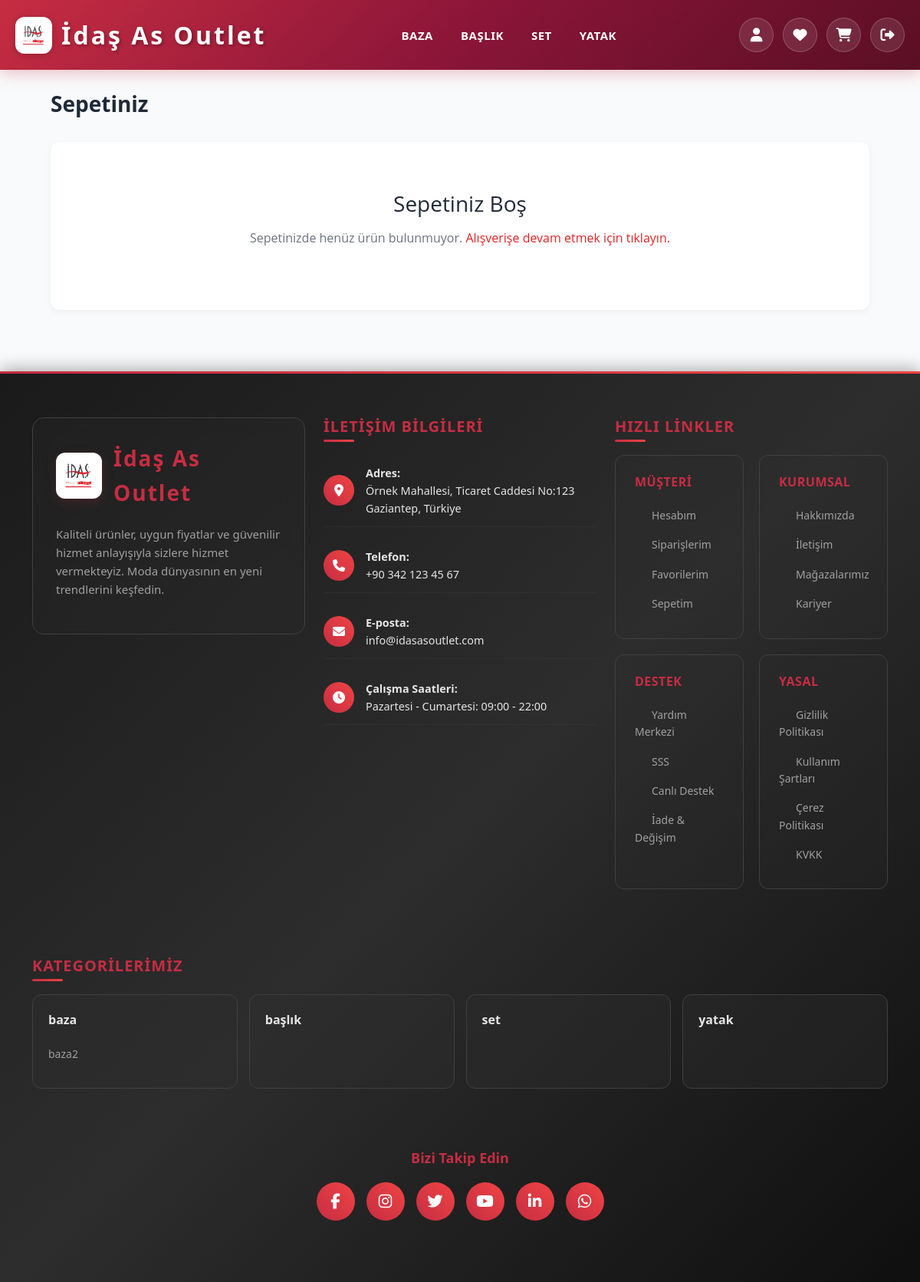
Page /cart/ (signed in) on the earlier database version.
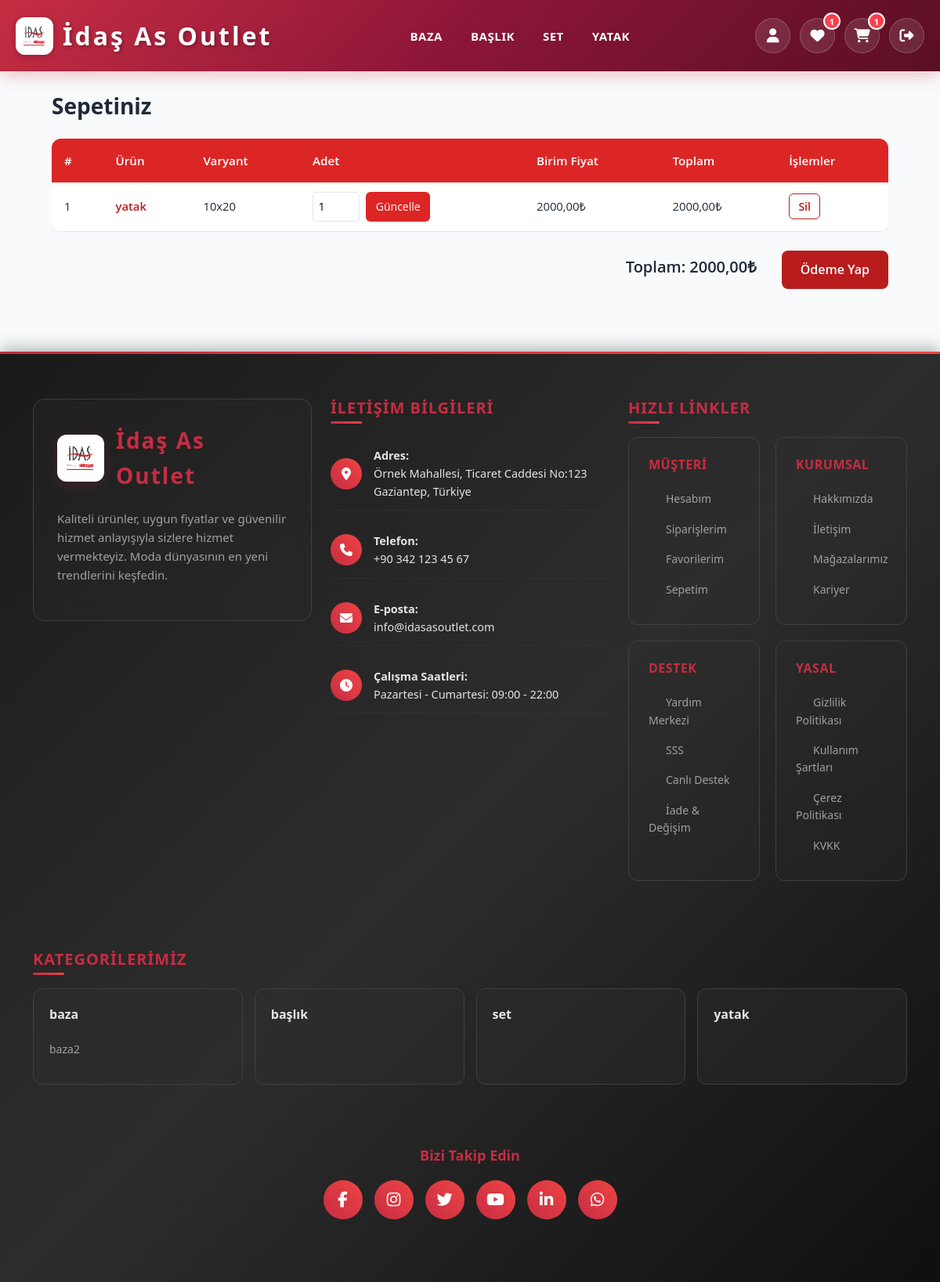
Same page on the later database version.
### catalog/models.py (models this page shows, shortened)
class Category(models.Model):
    name        = models.CharField(max_length=100, verbose_name="Kategori Adı")
    slug        = models.SlugField(max_length=120, unique=True, verbose_name="Slug")
    parent      = models.ForeignKey(
        'self',
        related_name='children',
        on_delete=models.CASCADE,
        null=True,
        blank=True
    )
    is_active   = models.BooleanField(default=True)
    class Meta:
        verbose_name = "Kategori"
        verbose_name_plural = "Kategoriler"
        ordering = ['name']
    def get_absolute_url(self):
        return reverse('category_detail', args=[self.slug])

class Product(models.Model):
    name            = models.CharField(max_length=200, verbose_name="Ürün Adı")
    slug            = models.SlugField(max_length=220, unique=True, verbose_name="Slug")
    description     = models.TextField(verbose_name="Ürün Açıklaması")
    category        = models.ForeignKey(Category, related_name='products', on_delete=models.CASCADE)
    created_at      = models.DateTimeField(auto_now_add=True)
    updated_at      = models.DateTimeField(auto_now=True)
    is_active       = models.BooleanField(default=True)
    class Meta:
        verbose_name = "Ürün"
        verbose_name_plural = "Ürünler"
        ordering = ['-created_at']
    def get_absolute_url(self):
        return reverse('product_detail', args=[self.slug])

class ProductVariant(models.Model):
    product         = models.ForeignKey(Product, related_name='variants', on_delete=models.CASCADE)
    variant_name    = models.CharField(max_length=50, verbose_name="Varyant (Örn: Küçük, Orta, Büyük)")
    price           = models.DecimalField(max_digits=10, decimal_places=2, verbose_name="Fiyat")
    class Meta:
        verbose_name = "Ürün Varyantı"
        verbose_name_plural = "Ürün Varyantları"
        ordering = ['variant_name']

### cart/models.py (models this page shows, shortened)
class CartItem(models.Model):
    cart            = models.ForeignKey(Cart, related_name='items', on_delete=models.CASCADE)
    product         = models.ForeignKey(Product, on_delete=models.CASCADE)
    variant         = models.ForeignKey(ProductVariant, on_delete=models.CASCADE)
    quantity        = models.PositiveIntegerField(default=1)
    added_at        = models.DateTimeField(auto_now_add=True)
    class Meta:
        verbose_name = "Sepet Ürün Kalemi"
        verbose_name_plural = "Sepet Ürün Kalemleri"
    def get_item_price(self):
        return self.variant.price * self.quantity

### cart/views.py (the view)
# urls.py: path('', views.CartView.as_view(), name='view_cart'),
class CartView(LoginRequiredMixin, View):
    def get(self, request):
        cart, created = Cart.objects.get_or_create(user=request.user)
        items = cart.items.select_related('product', 'variant').all()
        total_price = cart.get_total_price()
        return render(request, 'cart/cart.html', {'cart': cart, 'items': items, 'total_price': total_price})

### cart/templates/cart/cart.html (shortened to what this page needs)
{% extends 'base.html' %}
{% load humanize %}
{% block content %}
<div class="cart-container">
  <h2>Sepetiniz</h2>
  {% if items %}
    <div class="table-responsive">
      <table class="cart-table">
        <thead>
          <tr>
            <th>#</th>
            <th>Ürün</th>
            <th>Varyant</th>
            <th>Adet</th>
            <th>Birim Fiyat</th>
            <th>Toplam</th>
            <th>İşlemler</th>
          </tr>
        </thead>
        <tbody>
          {% for item in items %}
            <tr>
              <td data-label="#">{{ forloop.counter }}</td>
              <td data-label="Ürün">
                <a href="{{ item.product.get_absolute_url }}">{{ item.product.name }}</a>
              </td>
              <td data-label="Varyant">{{ item.variant.variant_name }}</td>
              <td data-label="Adet">
                <form action="{% url 'update_cart_item' item.id %}" method="post" class="d-inline-flex">
                  <input type="number" name="quantity" value="{{ item.quantity }}" min="1">
                  <button type="submit" class="btn-update ms-2">Güncelle</button>
                </form>
              </td>
              <td data-label="Birim Fiyat">{{ item.variant.price|floatformat:2 }}₺</td>
              <td data-label="Toplam">{{ item.get_item_price|floatformat:2 }}₺</td>
              <td data-label="İşlemler">
                <a href="{% url 'remove_from_cart' item.id %}" class="btn-remove">Sil</a>
              </td>
            </tr>
          {% endfor %}
        </tbody>
      </table>
    </div>
    <div class="cart-summary">
      <h5>Toplam: {{ total_price|floatformat:2 }}₺</h5>
      <a href="#" class="btn-checkout">Ödeme Yap</a>
    </div>
  {% else %}
    <div class="empty-cart">
      <h3>Sepetiniz Boş</h3>
      <p>Sepetinizde henüz ürün bulunmuyor. <a href="{% url 'home' %}">Alışverişe devam etmek için tıklayın.</a></p>
    </div>
  {% endif %}
</div>
{% endblock %}

### templates/base.html (shortened to what this page needs)
<!DOCTYPE html>
<html lang="tr">
<head>
    <link href="https://cdn.jsdelivr.net/npm/bootstrap@5.3.0/dist/css/bootstrap.min.css" rel="stylesheet">
    <link rel="stylesheet" href="https://cdnjs.cloudflare.com/ajax/libs/font-awesome/6.7.2/css/all.min.css" />
    <link
  rel="stylesheet"
  href="https://cdn.jsdelivr.net/npm/bootstrap-icons@1.10.5/font/bootstrap-icons.css"
/>
</head>
<body>
    {% include 'navbar.html' %}
    <main class="container my-4">
        {% block content %}
        {% endblock %}
    </main>
    {% include 'footer.html' %}
</body>
</html>

### templates/navbar.html (shortened to what this page needs)
{% load static %}
<nav class="navbar navbar-expand-lg">
    <div class="nav-container">
      <a class="navbar-brand" href="{% url 'home' %}">
        <img src="{% static 'img/idas2.png' %}" alt="Logo" width="48" height="48">
        <span class="logo-text">İdaş As Outlet</span>
      </a>
      <ul class="nav-menu" id="nav-menu">
        {% for category in menu_categories %}
          {% if category.children.all %}
            <li class="nav-item">
              <a href="{% url 'category_detail' category.slug %}"
                 class="nav-link{% if request.path == category.get_absolute_url %} active{% endif %}">
                {{ category.name }}
              </a>
            </li>
          {% else %}
            <li class="nav-item">
              <a href="{% url 'category_detail' category.slug %}"
                 class="nav-link{% if request.path == category.get_absolute_url %} active{% endif %}">
                {{ category.name }}
              </a>
            </li>
          {% endif %}
        {% endfor %}
      </ul>
      <div class="nav-icons">
        {% if user.is_authenticated %}
          <a href="{% url 'profile' %}" class="icon-btn" title="Profil">
            <i class="fas fa-user"></i>
          </a>
          <a href="{% url 'favorite_list' %}" class="icon-btn position-relative" title="Favoriler">
            <i class="fas fa-heart"></i>
            {% if favorite_count > 0 %}
              <span class="badge">{{ favorite_count }}</span>
            {% endif %}
          </a>
          <a href="{% url 'view_cart' %}" class="icon-btn position-relative" title="Sepet">
            <i class="fas fa-shopping-cart"></i>
            {% if cart_count > 0 %}
              <span class="badge">{{ cart_count }}</span>
            {% endif %}
          </a>
          <form method="post" action="{% url 'logout' %}" class="d-inline">
            <button type="submit" class="btn-link icon-btn" title="Çıkış">
              <i class="fas fa-sign-out-alt"></i>
            </button>
          </form>
        {% endif %}
      </div>
    </div>
  </nav>

### templates/footer.html (shortened to what this page needs)
 {% load static %}
  <footer class="premium-footer">
    <div class="container">
      <div class="footer-main">
        <div class="row">
          <div class="col-lg-4 col-md-6">
            <div class="company-info">
              <div class="company-logo">
                <img src="{% static 'img/idas2.png' %}" alt="İdaş As Outlet Logo">
                <div class="company-name">İdaş As Outlet</div>
              </div>
              <p class="company-description">
                Kaliteli ürünler, uygun fiyatlar ve güvenilir hizmet anlayışıyla sizlere hizmet vermekteyiz.
                Moda dünyasının en yeni trendlerini keşfedin.
              </p>
            </div>
          </div>
          <div class="col-lg-4 col-md-6">
            <div class="footer-section">
              <h5 class="footer-title">İletişim Bilgileri</h5>
              <ul class="contact-list">
                <li class="contact-item">
                  <div class="contact-icon">
                    <i class="fas fa-map-marker-alt"></i>
                  </div>
                  <div>
                    <strong>Adres:</strong><br>
                    Örnek Mahallesi, Ticaret Caddesi No:123<br>
                    Gaziantep, Türkiye
                  </div>
                </li>
                <li class="contact-item">
                  <div class="contact-icon">
                    <i class="fas fa-phone"></i>
                  </div>
                  <div>
                    <strong>Telefon:</strong><br>
                    +90 342 123 45 67
                  </div>
                </li>
                <li class="contact-item">
                  <div class="contact-icon">
                    <i class="fas fa-envelope"></i>
                  </div>
                  <div>
                    <strong>E-posta:</strong><br>
                    info@idasasoutlet.com
                  </div>
                </li>
                <li class="contact-item">
                  <div class="contact-icon">
                    <i class="fas fa-clock"></i>
                  </div>
                  <div>
                    <strong>Çalışma Saatleri:</strong><br>
                    Pazartesi - Cumartesi: 09:00 - 22:00
                  </div>
                </li>
              </ul>
            </div>
          </div>
          <div class="col-lg-4 col-md-12">
            <div class="footer-section">
              <h5 class="footer-title">Hızlı Linkler</h5>
              <div class="footer-links">
                <div class="link-group">
                  <h6 class="link-group-title">Müşteri</h6>
                  <a href="#" class="footer-link">Hesabım</a>
                  <a href="#" class="footer-link">Siparişlerim</a>
                  <a href="#" class="footer-link">Favorilerim</a>
                  <a href="#" class="footer-link">Sepetim</a>
                </div>
                <div class="link-group">
                  <h6 class="link-group-title">Kurumsal</h6>
                  <a href="#" class="footer-link">Hakkımızda</a>
                  <a href="#" class="footer-link">İletişim</a>
                  <a href="#" class="footer-link">Mağazalarımız</a>
                  <a href="#" class="footer-link">Kariyer</a>
                </div>
                <div class="link-group">
                  <h6 class="link-group-title">Destek</h6>
                  <a href="#" class="footer-link">Yardım Merkezi</a>
                  <a href="#" class="footer-link">SSS</a>
                  <a href="#" class="footer-link">Canlı Destek</a>
                  <a href="#" class="footer-link">İade & Değişim</a>
                </div>
                <div class="link-group">
                  <h6 class="link-group-title">Yasal</h6>
                  <a href="#" class="footer-link">Gizlilik Politikası</a>
                  <a href="#" class="footer-link">Kullanım Şartları</a>
                  <a href="#" class="footer-link">Çerez Politikası</a>
                  <a href="#" class="footer-link">KVKK</a>
                </div>
              </div>
            </div>
          </div>
        </div>
        {% if menu_categories %}
        <div class="row mt-5">
          <div class="col-12">
            <div class="footer-section">
              <h5 class="footer-title">Kategorilerimiz</h5>
              <div class="categories-grid">
                {% for category in menu_categories %}
                  <div class="category-card">
                    <a href="{% url 'category_detail' category.slug %}" class="category-link">
                      {{ category.name }}
                    </a>
                    {% if category.children.all %}
                      <ul class="subcategory-list">
                        {% for child in category.children.all|slice:":4" %}
                          {% if child.is_active %}
                            <li class="subcategory-item">
                              <a href="{% url 'category_detail' child.slug %}" class="subcategory-link">
                                {{ child.name }}
                              </a>
                            </li>
                          {% endif %}
                        {% endfor %}
                      </ul>
                    {% endif %}
                  </div>
                {% endfor %}
              </div>
            </div>
          </div>
        </div>
        {% endif %}
        <div class="social-media">
          <h5 class="social-title">Bizi Takip Edin</h5>
          <div class="social-icons">
            <a href="#" class="social-icon" title="Facebook" aria-label="Facebook">
              <i class="fab fa-facebook-f"></i>
            </a>
            <a href="#" class="social-icon" title="Instagram" aria-label="Instagram">
              <i class="fab fa-instagram"></i>
            </a>
            <a href="#" class="social-icon" title="Twitter" aria-label="Twitter">
              <i class="fab fa-twitter"></i>
            </a>
            <a href="#" class="social-icon" title="YouTube" aria-label="YouTube">
              <i class="fab fa-youtube"></i>
            </a>
            <a href="#" class="social-icon" title="LinkedIn" aria-label="LinkedIn">
              <i class="fab fa-linkedin-in"></i>
            </a>
            <a href="#" class="social-icon" title="WhatsApp" aria-label="WhatsApp">
              <i class="fab fa-whatsapp"></i>
            </a>
          </div>
        </div>
      </div>
    </div>
  </footer>

Differences in the rows shown:
added CartItem: product.name "yatak", variant.variant_name "10x20", quantity "1", variant.price "2000,00", get_item_price "2000,00"
Other differences:
{{ favorite_count }}: (not shown) → "1"
{{ cart_count }}: (not shown) → "1"
{{ total_price|floatformat:2 }}: (not shown) → "2000,00"
text no longer shown: "Sepetiniz Boş Sepetinizde henüz ürün bulunmuyor. Alışverişe devam etmek için tıklayın."
text now shown: "# Ürün Varyant Adet Birim Fiyat Toplam İşlemler Toplam: ₺ Ödeme Yap"
